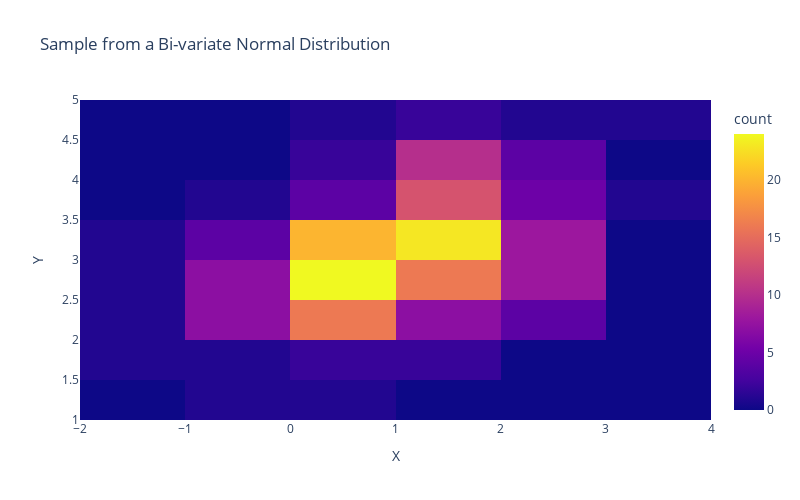

The code cell stored with this chart in its notebook:
### Markdown cell above
2. Add a title to your chart by passing a string as the input `title` into the function `density_heatmap`
3. And customise the size of the figure by using the inputs `height` and `width`. Both have to be integers and correspond to the size of the figure in pixels.

### Code cell
fig = px.density_heatmap(df, x="X", y="Y",
                          height = 500, width = 800,
                         title='Sample from a Bi-variate Normal Distribution')
fig.show()

### Figure 1 — Plotly figure (JSON) as saved in the notebook; plotly's stock layout.template omitted (floating-point values rounded to 4 significant figures; data arrays with more than 128 entries replaced by an {"elided": "..."} marker saying what was removed)
{"data": [{"coloraxis": "coloraxis", "hovertemplate": "X=%{x}<br>Y=%{y}<br>count=%{z}<extra></extra>", "name": "", "type": "histogram2d", "x": {"elided": "200 float values"}, "xaxis": "x", "xbingroup": "x", "y": {"elided": "200 float values"}, "yaxis": "y", "ybingroup": "y"}], "layout": {"coloraxis": {"colorbar": {"title": {"text": "count"}}, "colorscale": [[0, "#0d0887"], [0.1111, "#46039f"], [0.2222, "#7201a8"], [0.3333, "#9c179e"], [0.4444, "#bd3786"], [0.5556, "#d8576b"], [0.6667, "#ed7953"], [0.7778, "#fb9f3a"], [0.8889, "#fdca26"], [1, "#f0f921"]]}, "height": 500, "legend": {"tracegroupgap": 0}, "title": {"text": "Sample from a Bi-variate Normal Distribution"}, "width": 800, "xaxis": {"anchor": "y", "domain": [0, 1], "title": {"text": "X"}}, "yaxis": {"anchor": "x", "domain": [0, 1], "title": {"text": "Y"}}}}
